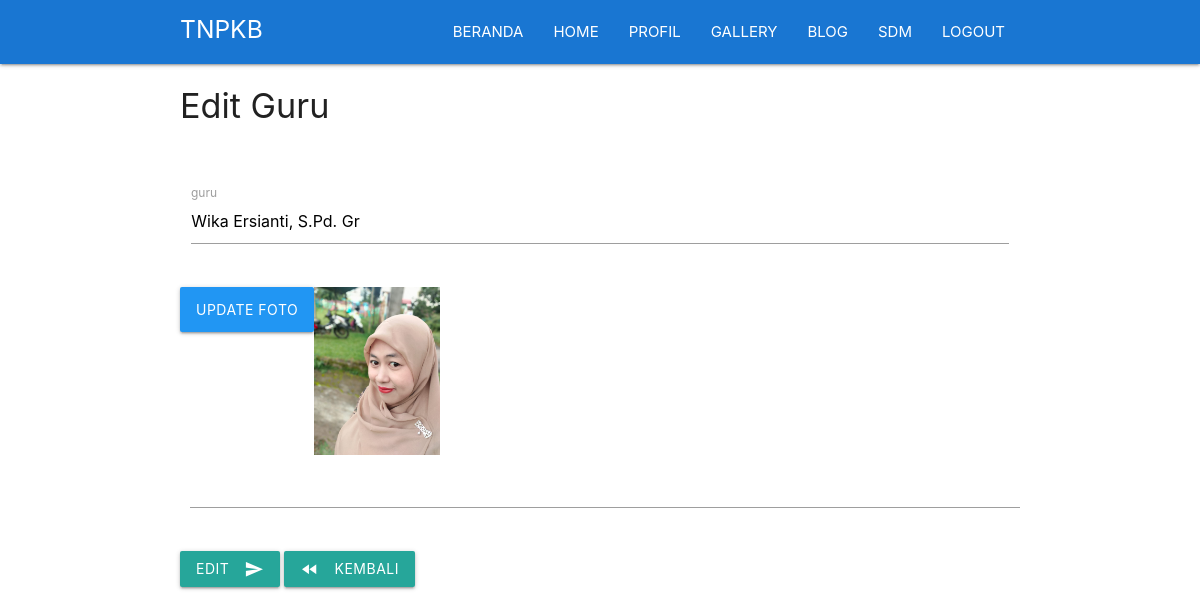
Page /page/index.php?page=sdm&aksi=editguru&id=9 (signed in) on the committed database.
### tables this page shows
CREATE TABLE `guru` (
  `id` int(11) NOT NULL,
  `guru` varchar(200) NOT NULL,
  `foto` varchar(200) NOT NULL
);

### page/sdm/guru/edit.php (the view, shortened to what this page needs)
<?php
	$id = $_GET['id'];
	$result = mysqli_query($conn, "select * from guru where id='$id' ");
	$data = mysqli_fetch_assoc($result);
?>
<!DOCTYPE html>
<html>
	<head>
	<link type="text/css" rel="stylesheet" href="../../assets/css/materialize.min.css"  media="screen,projection"/>
	<link rel="stylesheet" type="text/css" href="../../assets/css/style.css">
	</head>
<body >
	<div class="container">
		<h4>Edit Guru</h4><br><br>
	   <form action="" method="post" enctype="multipart/form-data">
      <div class="row">
        <div class="input-field col s12">
          <input id="guru" name="guru" type="text" class="" value="<?=$data['guru'] ?>">
          <label for="guru">guru</label>
        </div>
      </div>
	  <div class="row">
	      <div class="file-field input-field">
      		<div class="btn blue">
      		  <span>Update Foto</span>
     		</div>
      			<img src="../assets/img/guru/<?php echo $data['foto'] ?>" width="15%">
      <div class="file-path-wrapper">
        <input class="file-path validate" type="text">
	      </div>
	    </div>
	  </div>
	  <button class="btn waves-effect waves-light" type="submit" name="ubah">Edit
	    <i class="material-icons right">send</i>
	  </button>
	  <a href="index.php?page=sdm" class="btn waves-effect waves-light" ><i class="material-icons left">fast_rewind</i>Kembali</a>
	    </form>
	</div>
</body>
</html>

### rows in the picture
guru: guru "Wika Ersianti, S.Pd. Gr", foto (picture)
